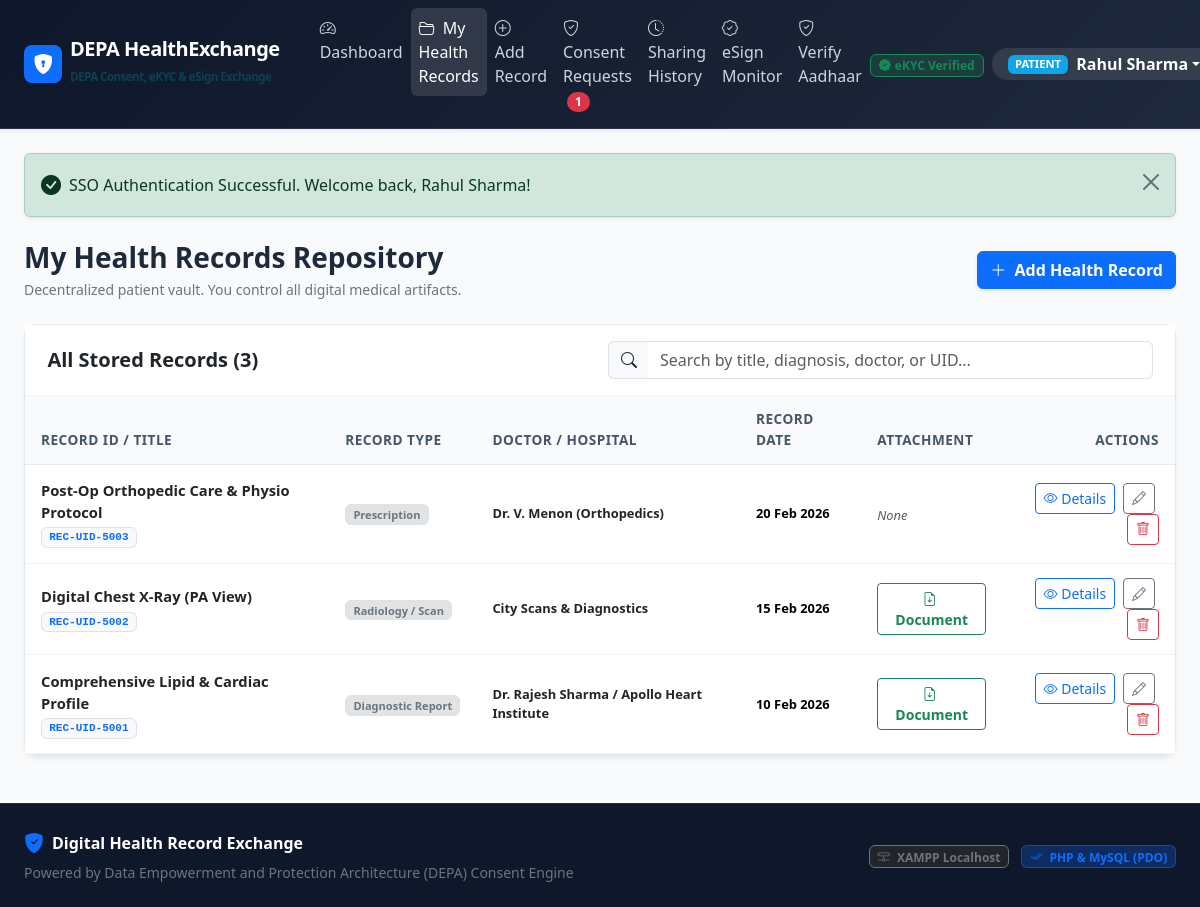
/patient/my_records.php (signed in), run on the app's committed database.
### tables this page shows
CREATE TABLE `health_records` (
    `id` INT AUTO_INCREMENT PRIMARY KEY,
    `record_uid` VARCHAR(50) NOT NULL UNIQUE COMMENT 'DEPA Record Identifier (e.g. REC-UID-5001)',
    `patient_id` INT NOT NULL,
    `created_by_user_id` INT NOT NULL,
    `record_type` ENUM('Diagnostic Report', 'Prescription', 'Discharge Summary', 'Lab Test', 'Immunization', 'Radiology / Scan', 'Consultation Note') NOT NULL,
    `title` VARCHAR(150) NOT NULL,
    `diagnosis` TEXT NOT NULL,
    `prescription` TEXT NULL,
    `medical_notes` TEXT NULL,
    `doctor_hospital_name` VARCHAR(150) NULL,
    `record_date` DATE NOT NULL,
    `file_attachment` VARCHAR(255) NULL,
    `file_original_name` VARCHAR(255) NULL,
    `file_size` INT DEFAULT 0,
    `created_at` TIMESTAMP DEFAULT CURRENT_TIMESTAMP,
    CONSTRAINT `fk_records_patient` FOREIGN KEY (`patient_id`) REFERENCES `patients` (`id`) ON DELETE CASCADE,
    CONSTRAINT `fk_records_creator` FOREIGN KEY (`created_by_user_id`) REFERENCES `users` (`id`) ON DELETE CASCADE,
    INDEX `idx_patient_records` (`patient_id`),
    INDEX `idx_record_type` (`record_type`)
);

### patient/my_records.php (the view, shortened to what this page needs)
<?php
$pdo = get_db_connection();
$patientId = get_patient_profile_id($pdo);
$stmt = $pdo->prepare("SELECT * FROM `health_records` WHERE `patient_id` = ? ORDER BY `record_date` DESC, `id` DESC");
$stmt->execute([$patientId]);
$records = $stmt->fetchAll();
require_once ROOT_DIR . 'includes/header.php';
?>
<div class="d-flex flex-wrap justify-content-between align-items-center mb-4">
    <div>
        <h3 class="fw-bold mb-1">My Health Records Repository</h3>
        <p class="text-secondary small mb-0">Decentralized patient vault. You control all digital medical artifacts.</p>
    </div>
    <div class="d-flex gap-2 mt-2 mt-md-0">
        <a href="<?= BASE_URL ?>patient/add_record.php" class="btn btn-primary shadow-sm fw-semibold">
            <i class="bi bi-plus-lg me-1"></i> Add Health Record
        </a>
    </div>
</div>
<div class="card card-custom mb-4">
    <div class="card-header bg-white py-3">
        <div class="row align-items-center g-3">
            <div class="col-md-6">
                <span class="fw-bold fs-5">All Stored Records (<?= count($records) ?>)</span>
            </div>
            <div class="col-md-6">
                <div class="input-group">
                    <span class="input-group-text bg-light border-end-0"><i class="bi bi-search"></i></span>
                    <input type="text" class="form-control border-start-0 table-search-input" data-table-target="recordsTable" placeholder="Search by title, diagnosis, doctor, or UID...">
                </div>
            </div>
        </div>
    </div>
    <div class="card-body p-0">
        <?php if (empty($records)): ?>
            <div class="text-center py-5">
                <i class="bi bi-folder-plus display-3 text-muted mb-3 d-block"></i>
                <h5 class="text-secondary">No Health Records Stored Yet</h5>
                <p class="text-muted small">Upload your prescriptions, lab reports, discharge summaries, or diagnostic scans.</p>
                <a href="<?= BASE_URL ?>patient/add_record.php" class="btn btn-primary px-4 fw-semibold mt-2">
                    <i class="bi bi-plus-circle me-1"></i> Add Health Record
                </a>
            </div>
        <?php else: ?>
            <div class="table-responsive">
                <table class="table table-custom mb-0" id="recordsTable">
                    <thead>
                        <tr>
                            <th>Record ID / Title</th>
                            <th>Record Type</th>
                            <th>Doctor / Hospital</th>
                            <th>Record Date</th>
                            <th>Attachment</th>
                            <th class="text-end">Actions</th>
                        </tr>
                    </thead>
                    <tbody>
                        <?php foreach ($records as $r): ?>
                            <tr>
                                <td>
                                    <div class="fw-bold text-dark"><?= e($r['title']) ?></div>
                                    <span class="badge bg-light text-primary border font-monospace"><?= e($r['record_uid']) ?></span>
                                </td>
                                <td>
                                    <span class="badge bg-secondary-subtle text-secondary border"><?= e($r['record_type']) ?></span>
                                </td>
                                <td>
                                    <div class="text-dark small fw-semibold"><?= e($r['doctor_hospital_name'] ?: 'Self / Independent') ?></div>
                                </td>
                                <td>
                                    <div class="small fw-semibold"><?= e(date('d M Y', strtotime($r['record_date']))) ?></div>
                                </td>
                                <td>
                                    <?php if (!empty($r['file_attachment'])): ?>
                                        <a href="<?= BASE_URL ?>includes/view_document.php?id=<?= $r['id'] ?>" target="_blank" class="btn btn-sm btn-outline-success fw-semibold py-1 px-2" title="Secure View & Download">
                                            <i class="bi bi-file-earmark-arrow-down me-1"></i> Document
                                        </a>
                                    <?php else: ?>
                                        <span class="text-muted small fst-italic">None</span>
                                    <?php endif; ?>
                                </td>
                                <td class="text-end">
                                    <button type="button" class="btn btn-sm btn-outline-primary me-1" data-bs-toggle="modal" data-bs-target="#modalView<?= $r['id'] ?>" title="View Complete Record">
                                        <i class="bi bi-eye"></i> Details
                                    </button>
                                    <a href="<?= BASE_URL ?>patient/edit_record.php?id=<?= $r['id'] ?>" class="btn btn-sm btn-outline-secondary me-1" title="Edit Record">
                                        <i class="bi bi-pencil"></i>
                                    </a>
                                    <form method="POST" action="<?= BASE_URL ?>patient/delete_record.php" class="d-inline form-delete-record">
                                        <button type="submit" class="btn btn-sm btn-outline-danger" title="Delete Record">
                                            <i class="bi bi-trash"></i>
                                        </button>
                                    </form>
                                </td>
                            </tr>
                        <?php endforeach; ?>
                    </tbody>
                </table>
            </div>
        <?php endif; ?>
    </div>
</div>
<?php require_once ROOT_DIR . 'includes/footer.php'; ?>

### assets/css/style.css (style rules this page uses)
:root { --primary-color: #0d6efd; --primary-dark: #0a58ca; --primary-light: #e7f1ff; --secondary-color: #475569; --success-color: #10b981; --success-light: #d1fae5; --warning-color: #f59e0b; --warning-light: #fef3c7; --danger-color: #ef4444; --danger-light: #fee2e2; --depa-blue: #0284c7; --depa-cyan: #06b6d4; --depa-purple: #7c3aed; --bg-body: #f8fafc; --card-shadow: 0 4px 6px -1px rgba(0, 0, 0, 0.07), 0 2px 4px -2px rgba(0, 0, 0, 0.05); --card-shadow-hover: 0 10px 15px -3px rgba(0, 0, 0, 0.08), 0 4px 6px -4px rgba(0, 0, 0, 0.04); }
body { background-color: var(--bg-body); font-family: 'Segoe UI', system-ui, -apple-system, BlinkMacSystemFont, Roboto, sans-serif; color: #1e293b; min-height: 100vh; display: flex; flex-direction: column; }
.card-custom { background: #ffffff; border: 1px solid #e2e8f0; border-radius: 12px; box-shadow: var(--card-shadow); }
.card-custom .card-header { background-color: transparent; border-bottom: 1px solid #f1f5f9; padding: 1.1rem 1.4rem; font-weight: 600; }
.table-custom { border-collapse: separate; border-spacing: 0; width: 100%; }
.table-custom th { background-color: #f8fafc; color: #475569; font-weight: 600; font-size: 0.85rem; text-transform: uppercase; letter-spacing: 0.5px; padding: 0.85rem 1rem; border-bottom: 1px solid #e2e8f0; }
.table-custom td { padding: 0.9rem 1rem; vertical-align: middle; border-bottom: 1px solid #f1f5f9; font-size: 0.92rem; }

### data on the page
health_records: title "Post-Op Orthopedic Care & Physio Protocol", record_uid "REC-UID-5003", record_type "Prescription", doctor_hospital_name "Dr. V. Menon (Orthopedics)", record_date "20 Feb 2026", shows "None"
health_records: title "Digital Chest X-Ray (PA View)", record_uid "REC-UID-5002", record_type "Radiology / Scan", doctor_hospital_name "City Scans & Diagnostics", record_date "15 Feb 2026"
health_records: title "Comprehensive Lipid & Cardiac Profile", record_uid "REC-UID-5001", record_type "Diagnostic Report", doctor_hospital_name "Dr. Rajesh Sharma / Apollo Heart Institute", record_date "10 Feb 2026"

### other printed values
APP_SHORT_NAME "DEPA HealthExchange"
$pendingConsentCount "1"
$userRole "PATIENT"
$userName "Rahul Sharma"
$flash['message'] "SSO Authentication Successful. Welcome back, Rahul Sharma!"
count($records) "3"
APP_NAME "Digital Health Record Exchange"
